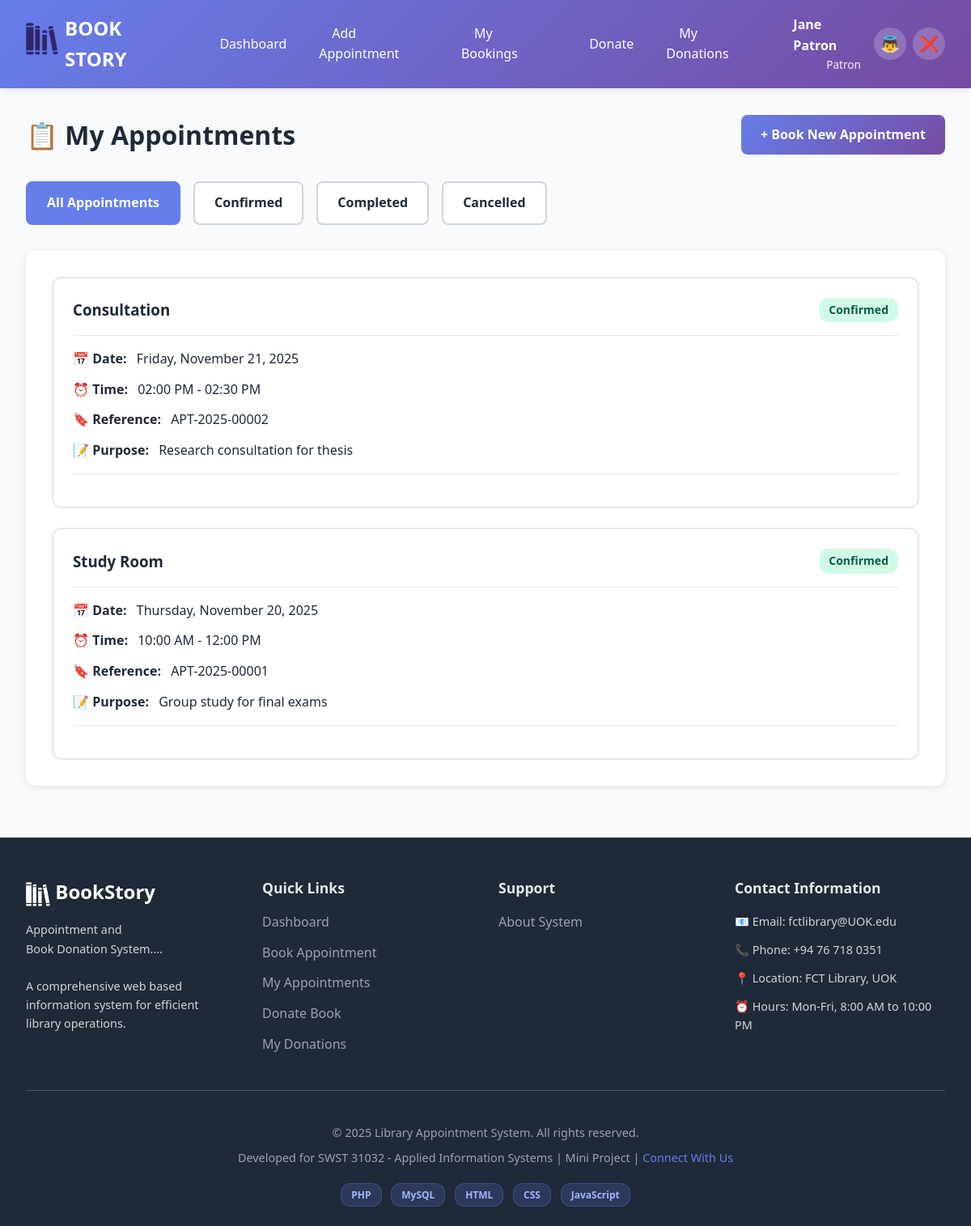
/my_appointments.php (signed in), run on the app's committed database.
### tables this page shows
CREATE TABLE appointments (
    appointment_id INT PRIMARY KEY AUTO_INCREMENT,
    user_id INT NOT NULL,
    type_id INT NOT NULL,
    appointment_date DATE NOT NULL,
    start_time TIME NOT NULL,
    end_time TIME NOT NULL,
    purpose TEXT,
    status ENUM('Confirmed', 'Cancelled', 'Completed') DEFAULT 'Confirmed',
    booking_reference VARCHAR(20) UNIQUE NOT NULL,
    cancellation_reason TEXT,
    created_at TIMESTAMP DEFAULT CURRENT_TIMESTAMP,
    FOREIGN KEY (user_id) REFERENCES users(user_id) ON DELETE CASCADE,
    FOREIGN KEY (type_id) REFERENCES appointment_types(type_id),
    INDEX idx_user_date (user_id, appointment_date),
    INDEX idx_date_time (appointment_date, start_time),
    INDEX idx_status (status),
    UNIQUE KEY unique_slot (appointment_date, start_time, type_id)
);

CREATE TABLE appointment_types (
    type_id INT PRIMARY KEY AUTO_INCREMENT,
    type_name VARCHAR(100) NOT NULL,
    description TEXT,
    duration_minutes INT NOT NULL DEFAULT 60,
    max_bookings_per_user INT DEFAULT 2,
    is_active BOOLEAN DEFAULT TRUE,
    created_at TIMESTAMP DEFAULT CURRENT_TIMESTAMP,
    INDEX idx_active (is_active)
);

### models/Appointment.php (called while the page is built, shortened)
<?php
class Appointment {
    private $pdo;
    public function __construct($pdo) {
        $this->pdo = $pdo;
    }
    public function getUserAppointments($user_id, $status = null) {
        $sql = "
            SELECT a.*, at.type_name, at.description
            FROM appointments a
            JOIN appointment_types at ON a.type_id = at.type_id
            WHERE a.user_id = ?
        ";
        $params = [$user_id];
        $sql .= " ORDER BY a.appointment_date DESC, a.start_time DESC";
        $stmt = $this->pdo->prepare($sql);
        $stmt->execute($params);
        return $stmt->fetchAll();
    }
}
?>

### my_appointments.php (the view, shortened to what this page needs)
<?php
require_once 'config/database.php';
require_once 'models/Appointment.php';
$pdo = getDB();
$appointmentModel = new Appointment($pdo);
$filter = $_GET['filter'] ?? 'all';
$status = null;
$appointments = $appointmentModel->getUserAppointments($_SESSION['user_id'], $status);
?>
<!DOCTYPE html>
<html lang="en">
<head>
    <link rel="stylesheet" href="assets/css/style.css">
</head>
<body>
    <?php include 'includes/header.php'; ?>
    <div class="container">
        <div class="page-header">
            <h1>📋 My Appointments</h1>
            <a href="book_appointment.php" class="btn btn-primary">+ Book New Appointment</a>
        </div>
        <div class="filters">
            <a href="?filter=all" class="filter-btn <?php echo $filter == 'all' ? 'active' : ''; ?>">
                All Appointments
            </a>
            <a href="?filter=confirmed" class="filter-btn <?php echo $filter == 'confirmed' ? 'active' : ''; ?>">
                Confirmed
            </a>
            <a href="?filter=completed" class="filter-btn <?php echo $filter == 'completed' ? 'active' : ''; ?>">
                Completed
            </a>
            <a href="?filter=cancelled" class="filter-btn <?php echo $filter == 'cancelled' ? 'active' : ''; ?>">
                Cancelled
            </a>
        </div>
        <div class="section">
            <?php if (empty($appointments)): ?>
                <div class="empty-state">
                    <p>📭 No appointments found</p>
                    <a href="book_appointment.php" class="btn btn-primary">Book Your First Appointment</a>
                </div>
            <?php else: ?>
                <div class="appointments-grid">
                    <?php foreach ($appointments as $apt): ?>
                    <div class="appointment-card">
                        <div class="appointment-header">
                            <h3><?php echo htmlspecialchars($apt['type_name']); ?></h3>
                            <span class="badge badge-<?php echo strtolower($apt['status']); ?>">
                                <?php echo $apt['status']; ?>
                            </span>
                        </div>
                        <div class="appointment-details">
                            <p><strong>📅 Date:</strong> <?php echo date('l, F j, Y', strtotime($apt['appointment_date'])); ?></p>
                            <p><strong>⏰ Time:</strong> <?php echo date('h:i A', strtotime($apt['start_time'])); ?> - <?php echo date('h:i A', strtotime($apt['end_time'])); ?></p>
                            <p><strong>🔖 Reference:</strong> <?php echo htmlspecialchars($apt['booking_reference']); ?></p>
                            <?php if ($apt['purpose']): ?>
                            <p><strong>📝 Purpose:</strong> <?php echo htmlspecialchars($apt['purpose']); ?></p>
                            <?php endif; ?>
                        </div>
                        <div class="appointment-actions">
                        </div>
                    </div>
                    <?php endforeach; ?>
                </div>
            <?php endif; ?>
        </div>
    </div>
    <?php include 'includes/footer.php'; ?>
</body>
</html>

### includes/header.php (shortened to what this page needs)
<header class="main-header">
    <div class="header-container">
        <div class="logo">
            <a href="dashboard.php">
                <span class="logo-icon">
                    <img src="assets/uploads/logo.png" alt="Logo" style="width: 40px; height: 40px;">
                </span>
                <span class="logo-text">BOOK STORY</span>
            </a>
        </div>
        <nav class="main-nav">
            <ul>
                <li><a href="dashboard.php">Dashboard</a></li>
                <li><a href="book_appointment.php">Add Appointment</a></li>
                <li><a href="my_appointments.php">My Bookings</a></li>
                <li><a href="donate_book.php">Donate</a></li>
                <li><a href="my_donations.php">My Donations</a></li>
            </ul>
        </nav>
        <div class="user-menu">
            <div class="user-info">
                <span class="user-name"><?php echo htmlspecialchars($_SESSION['full_name']); ?></span>
                <span class="user-role"><?php echo $_SESSION['role']; ?></span>
            </div>
            <div class="user-actions">
                <a href="profile.php" class="btn-icon" title="Profile">👼</a>
                <a href="logout.php" class="btn-icon" title="Logout">❌</a>
            </div>
        </div>
    </div>
</header>

### includes/footer.php (shortened to what this page needs)
<footer class="main-footer">
    <div class="footer-container">
        <div class="footer-content">
            <div class="footer-section">
                <h3>
                    <img src="assets/uploads/logo2.png" alt="Logo" style="width:30px; height:30px; vertical-align:middle;">
                    BookStory
                </h3>
                <p class="footer-description">
                    Appointment and <br>
                    Book Donation System....<br><br>
                    A comprehensive web based information system for efficient library operations.
                </p>
            </div>
            <div class="footer-section">
                <h4>Quick Links</h4>
                <ul>
                    <li><a href="dashboard.php">Dashboard</a></li>
                    <li><a href="book_appointment.php">Book Appointment</a></li>
                    <li><a href="my_appointments.php">My Appointments</a></li>
                    <li><a href="donate_book.php">Donate Book</a></li>
                    <li><a href="my_donations.php">My Donations</a></li>
                </ul>
            </div>
            <div class="footer-section">
                <h4>Support</h4>
                <ul>
                    <li><a href="about.php">About System</a></li>
                </ul>
            </div>
            <div class="footer-section">
                <h4>Contact Information</h4>
                <ul class="contact-info">
                    <li>📧 Email: fctlibrary@UOK.edu</li>
                    <li>📞 Phone: +94 76 718 0351</li>
                    <li>📍 Location: FCT Library, UOK</li>
                    <li>⏰ Hours: Mon-Fri, 8:00 AM to 10:00 PM</li>
                </ul>
            </div>
        </div>
        <div class="footer-bottom">
            <div class="footer-bottom-content">
                <p>&copy; <?php echo date('Y'); ?> Library Appointment System. All rights reserved.</p>
                <p class="project-info">
                    Developed for SWST 31032 - Applied Information Systems |
                    Mini Project |
                    <a href="https://github.com/neshanpramuditha" target="_blank">Connect With Us</a>
                </p>
            </div>
            <div class="footer-tech">
                <p>
                    <span class="tech-badge">PHP</span>
                    <span class="tech-badge">MySQL</span>
                    <span class="tech-badge">HTML</span>
                    <span class="tech-badge">CSS</span>
                    <span class="tech-badge">JavaScript</span>
                </p>
            </div>
        </div>
    </div>
</footer>

### assets/css/style.css (style rules this page uses)
:root { --primary-color: #667eea; --secondary-color: #764ba2; --success-color: #10b981; --danger-color: #ef4444; --warning-color: #f59e0b; --info-color: #3b82f6; --dark-color: #1f2937; --light-color: #f3f4f6; --white: #ffffff; --gray-100: #f9fafb; --gray-200: #e5e7eb; --gray-300: #d1d5db; --gray-600: #4b5563; --gray-800: #1f2937; }
* { margin: 0; padding: 0; box-sizing: border-box; }
body { font-family: 'Segoe UI', Tahoma, Geneva, Verdana, sans-serif; background-color: var(--gray-100); color: var(--dark-color); line-height: 1.6; }
a { text-decoration: none; color: var(--primary-color); }
.main-header { background: linear-gradient(135deg, var(--primary-color) 0%, var(--secondary-color) 100%); color: white; box-shadow: 0 2px 10px rgba(0,0,0,0.1); position: sticky; top: 0; z-index: 1000; }
.header-container { max-width: 1200px; margin: 0 auto; padding: 1rem 2rem; display: flex; align-items: center; justify-content: space-between; gap: 2rem; }
.logo a { display: flex; align-items: center; gap: 0.5rem; color: white; font-size: 1.5rem; font-weight: bold; }
.logo-icon { font-size: 2rem; }
.main-nav ul { list-style: none; display: flex; gap: 1.5rem; align-items: center; }
.main-nav a { color: white; padding: 0.5rem 1rem; border-radius: 5px; transition: background 0.3s; }
.user-menu { display: flex; align-items: center; gap: 1rem; }
.user-info { display: flex; flex-direction: column; align-items: flex-end; }
.user-name { font-weight: 600; }
.user-role { font-size: 0.85rem; opacity: 0.9; }
.user-actions { display: flex; gap: 0.5rem; }
.btn-icon { background: rgba(255,255,255,0.2); color: white; width: 40px; height: 40px; display: flex; align-items: center; justify-content: center; border-radius: 50%; font-size: 1.2rem; transition: background 0.3s; }
.container { max-width: 1200px; margin: 2rem auto; padding: 0 2rem; }
.section { background: white; border-radius: 12px; padding: 2rem; box-shadow: 0 2px 10px rgba(0,0,0,0.1); margin-bottom: 2rem; }
.btn { display: inline-block; padding: 0.75rem 1.5rem; border-radius: 8px; font-weight: 600; text-align: center; cursor: pointer; border: none; transition: transform 0.2s, box-shadow 0.2s; }
.btn-primary { background: linear-gradient(135deg, var(--primary-color) 0%, var(--secondary-color) 100%); color: white; }
.badge { display: inline-block; padding: 0.25rem 0.75rem; border-radius: 12px; font-size: 0.875rem; font-weight: 600; }
.badge-confirmed { background: #d1fae5; color: #065f46; }
.main-footer { background: var(--dark-color); color: white; margin-top: 4rem; }
.footer-container { max-width: 1200px; margin: 0 auto; padding: 3rem 2rem 1rem; }
.footer-content { display: grid; grid-template-columns: repeat(auto-fit, minmax(250px, 1fr)); gap: 2rem; margin-bottom: 2rem; }
.footer-section h3, .footer-section h4 { margin-bottom: 1rem; }
.footer-section ul { list-style: none; }
.footer-section ul li { margin-bottom: 0.5rem; }
.footer-section a { color: var(--gray-300); transition: color 0.3s; }
.footer-bottom { text-align: center; padding-top: 2rem; border-top: 1px solid var(--gray-600); color: var(--gray-300); font-size: 0.9rem; }
.footer-bottom p { margin: 0.25rem 0; }

### my_appointments.php (style rules this page uses)
.page-header { display: flex; justify-content: space-between; align-items: center; margin-bottom: 2rem; }
.filters { display: flex; gap: 1rem; margin-bottom: 2rem; flex-wrap: wrap; }
.filter-btn { padding: 0.75rem 1.5rem; border: 2px solid var(--gray-300); border-radius: 8px; background: white; color: var(--dark-color); font-weight: 600; transition: all 0.3s; }
.filter-btn.active { background: var(--primary-color); border-color: var(--primary-color); color: white; }
.appointments-grid { display: grid; gap: 1.5rem; }
.appointment-card { background: white; border: 2px solid var(--gray-200); border-radius: 12px; padding: 1.5rem; transition: all 0.3s; }
.appointment-header { display: flex; justify-content: space-between; align-items: center; margin-bottom: 1rem; padding-bottom: 1rem; border-bottom: 1px solid var(--gray-200); }
.appointment-header h3 { color: var(--dark-color); margin: 0; }
.appointment-details p { margin: 0.75rem 0; color: var(--gray-700); }
.appointment-details strong { color: var(--dark-color); margin-right: 0.5rem; }
.appointment-actions { margin-top: 1rem; padding-top: 1rem; border-top: 1px solid var(--gray-200); }

### data on the page
appointments: type.type_name "Consultation", status "Confirmed", appointment_date "Friday, November 21, 2025", start_time "02:00 PM", end_time "02:30 PM", booking_reference "APT-2025-00002", purpose "Research consultation for thesis"
appointments: type.type_name "Study Room", status "Confirmed", appointment_date "Thursday, November 20, 2025", start_time "10:00 AM", end_time "12:00 PM", booking_reference "APT-2025-00001", purpose "Group study for final exams"

### other printed values
$_SESSION['full_name'] "Jane Patron"
$_SESSION['role'] "Patron"
